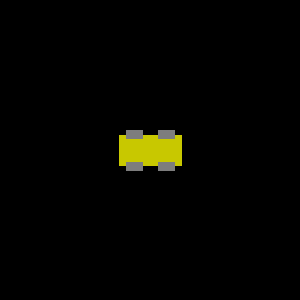
Frame 1 (no input)
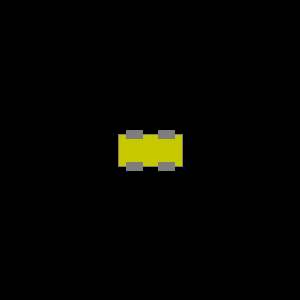
Frame 60 (the mouse pressed at the canvas centre just before this capture)
Frame 120 (the mouse held since frame 60 and released just before this capture): identical to frame 60, image omitted

The Processing sketch that drew these frames (run headless with seeded random() and noise(); from frame 60 on, the mouse is pressed at the canvas centre):

// Processing sketch: lab_4_1
// ── lab_4_1.pde
int mx_1 = 150;
int mx_2 = 100;
int mx_3 = 80;
int speed1,speed2,speed3 = 5;
void setup(){
  size(300,300);
}

void draw(){
  background(0);
  rectMode(CENTER);
  if(mx_1 > width-64 || mx_1 < 64) {speed1 = speed1*(-1);}
  if(mx_2 > width-32 || mx_2 < 32) {speed2 = speed2*(-1);}
  if(mx_3 > width-40 || mx_3 < 40) {speed3 = speed3*(-1);}
  print(mx_1);
  drawCar(mx_1,150,64,color(200,200,0));
  mx_1 += speed1;
  mx_2 += speed2;
  mx_2 += speed3;

  //drawCar(mx_2,75,32,color(0,200,100));
  //drawCar(mx_3,200,40,color(200,0,0));
}
void drawCar(int x,int y,int thesize,color c){
  int offset = thesize/4;
  fill(c);
  rect(x,y,offset*4,offset*2);
  fill(125);
  stroke(125);
  rect(x-offset,y-offset,offset,offset/2);
  rect(x+offset,y-offset,offset,offset/2);
  rect(x-offset,y+offset,offset,offset/2);
  rect(x+offset,y+offset,offset,offset/2);
}
